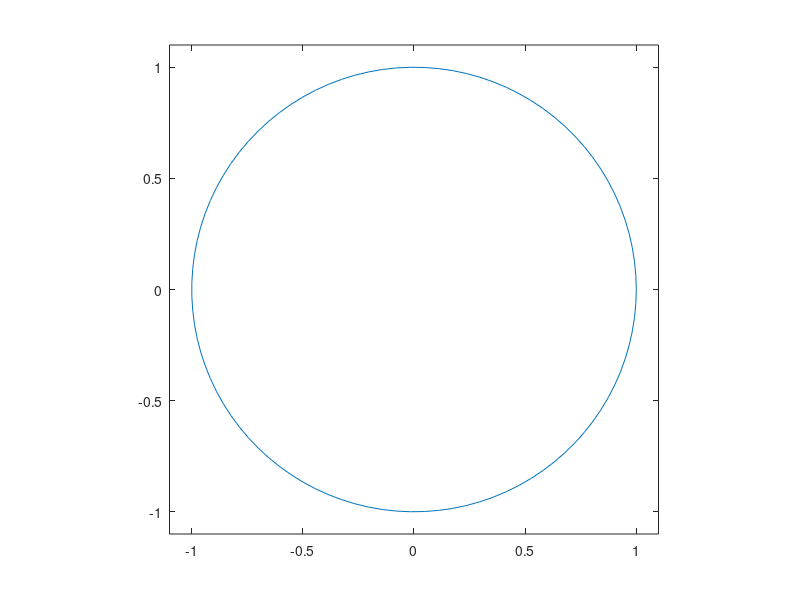

Reproduce this figure in MATLAB. (Note: this script raises an error after producing the figure.)
close all; clear all  clc;
theta = linspace(0,2*pi);
x=cos(theta); y=sin(theta);
plot(x,y);
axis equal;
axis([-1.1 1.1 -1.1 1.1]);
ax=gca;
ax.XTick=[-1 -0.5 0 0.5];
ax.YTick=[-1 -0.5 0 0.5];
xlabel('$x$','Interpreter','latex','FontSize',14);
ylabel('$x$','Interpreter','latex','FontSize',14);
title('Plot of a circle','Interpreter','latex','FontSize',14);